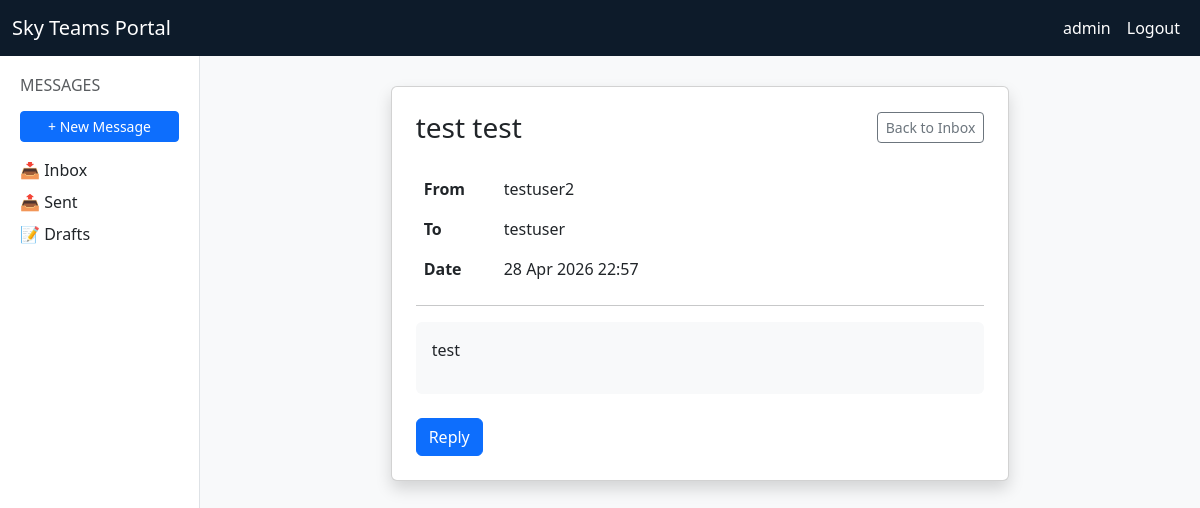
Screenshot of /messaging/message/2/ (signed in) with the database file from the repository.
### accounts/models.py (models this page shows, shortened)
class CustomUser(AbstractUser):
    email = models.EmailField(unique=True)

### messaging/models.py (models this page shows, shortened)
class Message(models.Model):
    sender = models.ForeignKey(
        settings.AUTH_USER_MODEL,
        on_delete=models.CASCADE,
        related_name='sent_messages'
    )
    recipients = models.ManyToManyField(
        settings.AUTH_USER_MODEL,
        related_name='received_messages'
    )
    subject = models.CharField(max_length=255)
    body = models.TextField()
    created_at = models.DateTimeField(auto_now_add=True)
    is_draft = models.BooleanField(default=False)
    is_read = models.BooleanField(default=False)
    class Meta:
        ordering = ['-created_at']

### messaging/views.py (the view)
# urls.py: path('message/<int:pk>/', views.view_message, name='view_message'),
@login_required
def view_message(request, pk):
    message = get_object_or_404(Message, pk=pk)
    if request.user in message.recipients.all():
        message.is_read = True
        message.save()
    return render(request, 'messaging/view_message.html', {'message': message})

### templates/messaging/view_message.html (shortened to what this page needs)
{% extends 'base.html' %}
{% block content %}
<div class="row justify-content-center">
    <div class="col-md-8">
        <div class="card shadow">
            <div class="card-body p-4">
                <div class="d-flex justify-content-between align-items-center mb-4">
                    <h3 class="card-title mb-0">{{ message.subject }}</h3>
                    <a href="{% url 'inbox' %}" class="btn btn-outline-secondary btn-sm">Back to Inbox</a>
                </div>
                <table class="table table-borderless">
                    <tr>
                        <th width="80">From</th>
                        <td>{{ message.sender.username }}</td>
                    </tr>
                    <tr>
                        <th>To</th>
                        <td>{% for r in message.recipients.all %}{{ r.username }}{% if not forloop.last %}, {% endif %}{% endfor %}</td>
                    </tr>
                    <tr>
                        <th>Date</th>
                        <td>{{ message.created_at|date:"d M Y H:i" }}</td>
                    </tr>
                </table>
                <hr>
                <div class="mt-3 p-3 bg-light rounded">
                    {{ message.body|linebreaks }}
                </div>
                <div class="mt-4 d-flex gap-2">
                    <a href="{% url 'compose' %}" class="btn btn-primary">Reply</a>
                </div>
            </div>
        </div>
    </div>
</div>
{% endblock %}

### templates/base.html (shortened to what this page needs)
<!DOCTYPE html>
<html lang="en">
<head>
    <link href="https://cdn.jsdelivr.net/npm/bootstrap@5.3.0/dist/css/bootstrap.min.css" rel="stylesheet">
</head>
<body>
<nav class="navbar navbar-expand-lg">
    <div class="container-fluid">
        <a class="navbar-brand" href="/">Sky Teams Portal</a>
        <div class="collapse navbar-collapse">
            <ul class="navbar-nav ms-auto">
                {% if user.is_authenticated %}
                <li class="nav-item"><a class="nav-link" href="{% url 'profile' %}">{{ user.username }}</a></li>
                <li class="nav-item"><a class="nav-link" href="{% url 'logout' %}">Logout</a></li>
                {% else %}
                <li class="nav-item"><a class="nav-link" href="{% url 'login' %}">Login</a></li>
                <li class="nav-item"><a class="nav-link" href="{% url 'register' %}">Register</a></li>
                {% endif %}
            </ul>
        </div>
    </div>
</nav>
<div class="container-fluid">
    <div class="row">
        {% if user.is_authenticated %}
        <div class="col-md-2 sidebar">
            <h6 class="text-muted mb-3">MESSAGES</h6>
            <a href="{% url 'compose' %}" class="btn btn-primary btn-sm w-100 mb-3">+ New Message</a>
            <ul class="list-unstyled">
                <li><a href="{% url 'inbox' %}" class="text-decoration-none text-dark">📥 Inbox</a></li>
                <li class="mt-2"><a href="{% url 'sent' %}" class="text-decoration-none text-dark">📤 Sent</a></li>
                <li class="mt-2"><a href="{% url 'drafts' %}" class="text-decoration-none text-dark">📝 Drafts</a></li>
            </ul>
        </div>
        {% endif %}
        <div class="col-md-{% if user.is_authenticated %}10{% else %}12{% endif %} main-content">
            {% block content %}{% endblock %}
        </div>
    </div>
</div>
</body>
</html>

### templates/base.html (style rules this page uses)
body { background-color: #f8f9fa; }
.navbar { background-color: #0d1b2a; }
.navbar-brand, .nav-link { color: #ffffff !important; }
.sidebar { background-color: #ffffff; border-right: 1px solid #dee2e6; min-height: calc(100vh - 56px); padding: 20px; }
.main-content { padding: 30px; }

### rows the page displays
CustomUser: username "admin"
Message: subject "test test", sender.username "testuser2", created_at "28 Apr 2026 22:57", body "test"
CustomUser: username "testuser"
